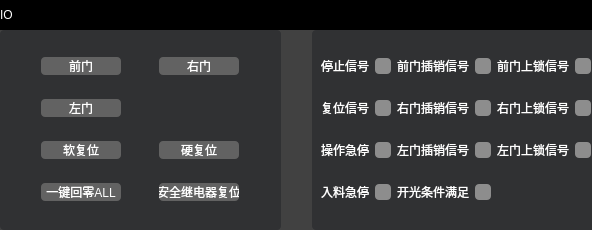
<?xml version="1.0" encoding="UTF-8"?>
<ui version="4.0">
 <class>cardIO</class>
 <widget class="QWidget" name="cardIO">
  <property name="geometry">
   <rect>
    <x>0</x>
    <y>0</y>
    <width>592</width>
    <height>230</height>
   </rect>
  </property>
  <property name="windowTitle">
   <string>IO</string>
  </property>
  <property name="styleSheet">
   <string notr="true">QPushButton {
    font-family: 'Microsoft YaHei';
    background: #303133;
    border-radius: 4px;
	font: 12px;
    color:white;
}
QPushButton::hover {
    font-family: 'Microsoft YaHei';
    background: #606060;
    border-radius: 4px;
	font: 12px;
    color:white;
}
QPushButton::pressed {
    font-family: 'Microsoft YaHei';
    background: #82848A;
    border-radius: 4px;
	font: 12px;
    color:white;
}
QLabel {
    font-family: 'Microsoft YaHei';
    background: #303133;
    border-radius: 4px;
	font: 12px;
    color:white;
}
QGroupBox {
    font-family: 'Microsoft YaHei';
    background: #303133;
    border-radius: 4px;
	font: 12px;
    color:white;
}</string>
  </property>
  <widget class="QWidget" name="cWidget" native="true">
   <property name="geometry">
    <rect>
     <x>0</x>
     <y>30</y>
     <width>600</width>
     <height>200</height>
    </rect>
   </property>
   <property name="minimumSize">
    <size>
     <width>600</width>
     <height>200</height>
    </size>
   </property>
   <property name="maximumSize">
    <size>
     <width>600</width>
     <height>200</height>
    </size>
   </property>
   <property name="styleSheet">
    <string notr="true">#cWidget{
	background: rgb(65, 65, 65);
    /*border-radius: 8px;*/
}
</string>
   </property>
   <layout class="QGridLayout" name="gridLayout_6" columnstretch="4,0,0">
    <property name="leftMargin">
     <number>0</number>
    </property>
    <property name="topMargin">
     <number>0</number>
    </property>
    <property name="rightMargin">
     <number>0</number>
    </property>
    <property name="bottomMargin">
     <number>0</number>
    </property>
    <property name="horizontalSpacing">
     <number>1</number>
    </property>
    <property name="verticalSpacing">
     <number>0</number>
    </property>
    <item row="0" column="0">
     <widget class="QGroupBox" name="groupBox_2">
      <property name="title">
       <string/>
      </property>
      <layout class="QGridLayout" name="gridLayout">
       <item row="3" column="1">
        <widget class="QPushButton" name="btn_open_5">
         <property name="maximumSize">
          <size>
           <width>80</width>
           <height>16777215</height>
          </size>
         </property>
         <property name="styleSheet">
          <string notr="true">background-color:#626262;</string>
         </property>
         <property name="text">
          <string>安全继电器复位</string>
         </property>
        </widget>
       </item>
       <item row="2" column="1">
        <widget class="QPushButton" name="btn_boardReset">
         <property name="maximumSize">
          <size>
           <width>80</width>
           <height>16777215</height>
          </size>
         </property>
         <property name="styleSheet">
          <string notr="true">background-color:#626262;</string>
         </property>
         <property name="text">
          <string>硬复位</string>
         </property>
        </widget>
       </item>
       <item row="2" column="0">
        <widget class="QPushButton" name="btn_softReset">
         <property name="maximumSize">
          <size>
           <width>80</width>
           <height>16777215</height>
          </size>
         </property>
         <property name="styleSheet">
          <string notr="true">background-color:#626262;</string>
         </property>
         <property name="text">
          <string>软复位</string>
         </property>
        </widget>
       </item>
       <item row="0" column="0">
        <widget class="QPushButton" name="btn_Door">
         <property name="maximumSize">
          <size>
           <width>80</width>
           <height>16777215</height>
          </size>
         </property>
         <property name="styleSheet">
          <string notr="true">background-color:#626262;</string>
         </property>
         <property name="text">
          <string>前门</string>
         </property>
         <property name="default">
          <bool>false</bool>
         </property>
        </widget>
       </item>
       <item row="3" column="0">
        <widget class="QPushButton" name="btn_allHoming">
         <property name="maximumSize">
          <size>
           <width>80</width>
           <height>16777215</height>
          </size>
         </property>
         <property name="styleSheet">
          <string notr="true">background-color:#626262;</string>
         </property>
         <property name="text">
          <string>一键回零ALL</string>
         </property>
        </widget>
       </item>
       <item row="0" column="1">
        <widget class="QPushButton" name="btn_RDoor">
         <property name="maximumSize">
          <size>
           <width>80</width>
           <height>16777215</height>
          </size>
         </property>
         <property name="styleSheet">
          <string notr="true">background-color:#626262;</string>
         </property>
         <property name="text">
          <string>右门</string>
         </property>
         <property name="default">
          <bool>false</bool>
         </property>
        </widget>
       </item>
       <item row="1" column="0">
        <widget class="QPushButton" name="btn_LDoor">
         <property name="maximumSize">
          <size>
           <width>80</width>
           <height>16777215</height>
          </size>
         </property>
         <property name="styleSheet">
          <string notr="true">background-color:#626262;</string>
         </property>
         <property name="text">
          <string>左门</string>
         </property>
         <property name="default">
          <bool>false</bool>
         </property>
        </widget>
       </item>
      </layout>
     </widget>
    </item>
    <item row="0" column="2">
     <widget class="QGroupBox" name="groupBox">
      <property name="title">
       <string/>
      </property>
      <layout class="QGridLayout" name="gridLayout_2">
       <item row="0" column="0">
        <widget class="QLabel" name="label_24">
         <property name="text">
          <string>停止信号</string>
         </property>
        </widget>
       </item>
       <item row="0" column="1">
        <widget class="QLabel" name="stop_label">
         <property name="minimumSize">
          <size>
           <width>16</width>
           <height>16</height>
          </size>
         </property>
         <property name="maximumSize">
          <size>
           <width>16</width>
           <height>16</height>
          </size>
         </property>
         <property name="styleSheet">
          <string notr="true">background-color: rgb(141, 141, 141);
border: none; border-radius: 4px;</string>
         </property>
         <property name="text">
          <string/>
         </property>
        </widget>
       </item>
       <item row="0" column="2">
        <widget class="QLabel" name="label_28">
         <property name="text">
          <string>前门插销信号</string>
         </property>
        </widget>
       </item>
       <item row="0" column="3">
        <widget class="QLabel" name="blot_label">
         <property name="minimumSize">
          <size>
           <width>16</width>
           <height>16</height>
          </size>
         </property>
         <property name="maximumSize">
          <size>
           <width>16</width>
           <height>16</height>
          </size>
         </property>
         <property name="styleSheet">
          <string notr="true">background-color: rgb(141, 141, 141);
border: none; border-radius: 4px;</string>
         </property>
         <property name="text">
          <string/>
         </property>
        </widget>
       </item>
       <item row="0" column="4">
        <widget class="QLabel" name="label_30">
         <property name="text">
          <string>前门上锁信号</string>
         </property>
        </widget>
       </item>
       <item row="0" column="5">
        <widget class="QLabel" name="lock_label">
         <property name="minimumSize">
          <size>
           <width>16</width>
           <height>16</height>
          </size>
         </property>
         <property name="maximumSize">
          <size>
           <width>16</width>
           <height>16</height>
          </size>
         </property>
         <property name="styleSheet">
          <string notr="true">background-color: rgb(141, 141, 141);
border: none; border-radius: 4px;</string>
         </property>
         <property name="text">
          <string/>
         </property>
        </widget>
       </item>
       <item row="1" column="0">
        <widget class="QLabel" name="label_25">
         <property name="text">
          <string>复位信号</string>
         </property>
        </widget>
       </item>
       <item row="1" column="1">
        <widget class="QLabel" name="reset_label">
         <property name="minimumSize">
          <size>
           <width>16</width>
           <height>16</height>
          </size>
         </property>
         <property name="maximumSize">
          <size>
           <width>16</width>
           <height>16</height>
          </size>
         </property>
         <property name="styleSheet">
          <string notr="true">background-color: rgb(141, 141, 141);
border: none; border-radius: 4px;</string>
         </property>
         <property name="text">
          <string/>
         </property>
        </widget>
       </item>
       <item row="1" column="2">
        <widget class="QLabel" name="label_27">
         <property name="text">
          <string>右门插销信号</string>
         </property>
        </widget>
       </item>
       <item row="1" column="3">
        <widget class="QLabel" name="blot1_label">
         <property name="minimumSize">
          <size>
           <width>16</width>
           <height>16</height>
          </size>
         </property>
         <property name="maximumSize">
          <size>
           <width>16</width>
           <height>16</height>
          </size>
         </property>
         <property name="styleSheet">
          <string notr="true">background-color: rgb(141, 141, 141);
border: none; border-radius: 4px;</string>
         </property>
         <property name="text">
          <string/>
         </property>
        </widget>
       </item>
       <item row="1" column="4">
        <widget class="QLabel" name="label_31">
         <property name="text">
          <string>右门上锁信号</string>
         </property>
        </widget>
       </item>
       <item row="1" column="5">
        <widget class="QLabel" name="lock1_label">
         <property name="minimumSize">
          <size>
           <width>16</width>
           <height>16</height>
          </size>
         </property>
         <property name="maximumSize">
          <size>
           <width>16</width>
           <height>16</height>
          </size>
         </property>
         <property name="styleSheet">
          <string notr="true">background-color: rgb(141, 141, 141);
border: none; border-radius: 4px;</string>
         </property>
         <property name="text">
          <string/>
         </property>
        </widget>
       </item>
       <item row="2" column="0">
        <widget class="QLabel" name="label_26">
         <property name="text">
          <string>操作急停</string>
         </property>
        </widget>
       </item>
       <item row="2" column="1">
        <widget class="QLabel" name="emgstop1_label">
         <property name="minimumSize">
          <size>
           <width>16</width>
           <height>16</height>
          </size>
         </property>
         <property name="maximumSize">
          <size>
           <width>16</width>
           <height>16</height>
          </size>
         </property>
         <property name="styleSheet">
          <string notr="true">background-color: rgb(141, 141, 141);
border: none; border-radius: 4px;</string>
         </property>
         <property name="text">
          <string/>
         </property>
        </widget>
       </item>
       <item row="2" column="2">
        <widget class="QLabel" name="label_29">
         <property name="text">
          <string>左门插销信号</string>
         </property>
        </widget>
       </item>
       <item row="2" column="3">
        <widget class="QLabel" name="blot2_label">
         <property name="minimumSize">
          <size>
           <width>16</width>
           <height>16</height>
          </size>
         </property>
         <property name="maximumSize">
          <size>
           <width>16</width>
           <height>16</height>
          </size>
         </property>
         <property name="styleSheet">
          <string notr="true">background-color: rgb(141, 141, 141);
border: none; border-radius: 4px;</string>
         </property>
         <property name="text">
          <string/>
         </property>
        </widget>
       </item>
       <item row="2" column="4">
        <widget class="QLabel" name="label_42">
         <property name="text">
          <string>左门上锁信号</string>
         </property>
        </widget>
       </item>
       <item row="2" column="5">
        <widget class="QLabel" name="lock2_label">
         <property name="minimumSize">
          <size>
           <width>16</width>
           <height>16</height>
          </size>
         </property>
         <property name="maximumSize">
          <size>
           <width>16</width>
           <height>16</height>
          </size>
         </property>
         <property name="styleSheet">
          <string notr="true">background-color: rgb(141, 141, 141);
border: none; border-radius: 4px;</string>
         </property>
         <property name="text">
          <string/>
         </property>
        </widget>
       </item>
       <item row="3" column="0">
        <widget class="QLabel" name="label_40">
         <property name="text">
          <string>入料急停</string>
         </property>
        </widget>
       </item>
       <item row="3" column="1">
        <widget class="QLabel" name="emgstop2_label">
         <property name="minimumSize">
          <size>
           <width>16</width>
           <height>16</height>
          </size>
         </property>
         <property name="maximumSize">
          <size>
           <width>16</width>
           <height>16</height>
          </size>
         </property>
         <property name="styleSheet">
          <string notr="true">background-color: rgb(141, 141, 141);
border: none; border-radius: 4px;</string>
         </property>
         <property name="text">
          <string/>
         </property>
        </widget>
       </item>
       <item row="3" column="2">
        <widget class="QLabel" name="label_32">
         <property name="text">
          <string>开光条件满足</string>
         </property>
        </widget>
       </item>
       <item row="3" column="3">
        <widget class="QLabel" name="xray_label">
         <property name="minimumSize">
          <size>
           <width>16</width>
           <height>16</height>
          </size>
         </property>
         <property name="maximumSize">
          <size>
           <width>16</width>
           <height>16</height>
          </size>
         </property>
         <property name="styleSheet">
          <string notr="true">background-color: rgb(141, 141, 141);
border: none; border-radius: 4px;</string>
         </property>
         <property name="text">
          <string/>
         </property>
        </widget>
       </item>
      </layout>
     </widget>
    </item>
    <item row="0" column="1">
     <spacer name="horizontalSpacer_6">
      <property name="orientation">
       <enum>Qt::Horizontal</enum>
      </property>
      <property name="sizeHint" stdset="0">
       <size>
        <width>30</width>
        <height>20</height>
       </size>
      </property>
     </spacer>
    </item>
   </layout>
  </widget>
  <widget class="QWidget" name="titleWidget" native="true">
   <property name="geometry">
    <rect>
     <x>0</x>
     <y>0</y>
     <width>600</width>
     <height>30</height>
    </rect>
   </property>
   <property name="minimumSize">
    <size>
     <width>600</width>
     <height>30</height>
    </size>
   </property>
   <property name="maximumSize">
    <size>
     <width>600</width>
     <height>30</height>
    </size>
   </property>
   <property name="styleSheet">
    <string notr="true">background: black;
border: none;
font-family: 'Microsoft YaHei';
font-size: 12px;
color: white;</string>
   </property>
   <layout class="QHBoxLayout" name="horizontalLayout">
    <item>
     <widget class="QLabel" name="label_9">
      <property name="text">
       <string>IO</string>
      </property>
     </widget>
    </item>
    <item>
     <spacer name="horizontalSpacer">
      <property name="orientation">
       <enum>Qt::Horizontal</enum>
      </property>
      <property name="sizeHint" stdset="0">
       <size>
        <width>533</width>
        <height>9</height>
       </size>
      </property>
     </spacer>
    </item>
    <item>
     <widget class="QPushButton" name="btn_close">
      <property name="minimumSize">
       <size>
        <width>18</width>
        <height>18</height>
       </size>
      </property>
      <property name="maximumSize">
       <size>
        <width>20</width>
        <height>20</height>
       </size>
      </property>
      <property name="styleSheet">
       <string notr="true">btn_close {
    border: none;
    background: transparent;
}

btn_close::hover {
    background: #345343;
}</string>
      </property>
      <property name="text">
       <string/>
      </property>
      <property name="icon">
       <iconset resource="../../Img.qrc">
        <normaloff>:/Resources/img/window_close.png</normaloff>:/Resources/img/window_close.png</iconset>
      </property>
      <property name="iconSize">
       <size>
        <width>20</width>
        <height>20</height>
       </size>
      </property>
     </widget>
    </item>
   </layout>
  </widget>
 </widget>
 <resources>
  <include location="../../Img.qrc"/>
 </resources>
 <connections/>
</ui>
